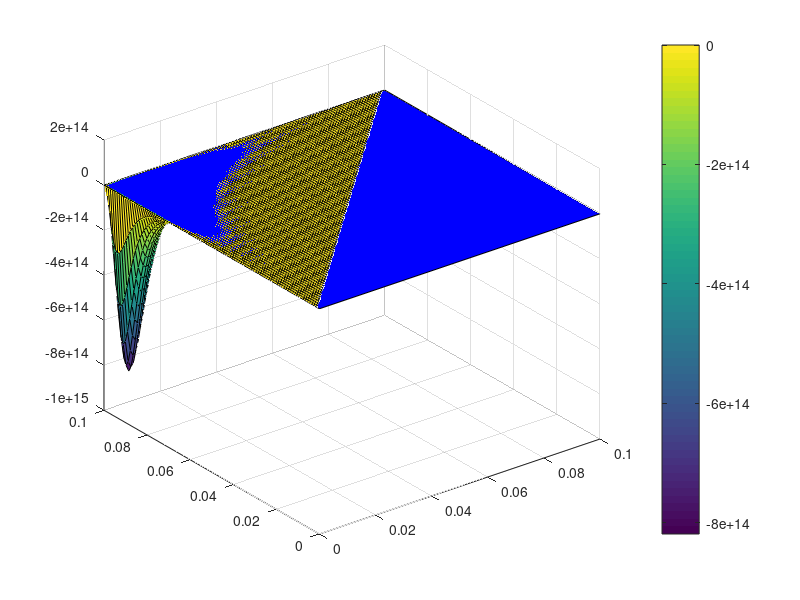

MATLAB code for this plot: (Note: this script raises an error after producing the figure.)
%% Analytically Verify 1D controllability
%  

close all
clear all
%% Visualize point dipole model %%
% KEY
% 

R = 0.01; % radius of coil, 1cm [m]
L = .1; % separation between 2 coils [m];
dx = 0.001; % resolution, 1mm

%% 
% idx = 1;
% for x1 = 0:dx:L-dx
%     for x2 = x1+dx:dx:L
%         x1vec(idx) = x1;
%         x2vec(idx) = x2;
%         z(idx) = (x1*x2-x1*L)/(R^4 + R^2*(x2-L)^2 + x1^2*(x2-L)^2 + x1^2*R^2)^(5/2) - (x1*x2 - x2*L)/(R^4 + R*x2^2 + x2^2*(x1-L)^2 + (x1-L)^2*R^2)^(5/2);
%         idx = idx + 1;
%     end
% end
% 
% plot3(x1vec,x2vec,z,'.b')

[x1,x2] = meshgrid([0:dx:L]);
z = (x1.*x2-x1*L)./((R^4 + R^2.*(x2-L).^2 + x1.^2.*(x2-L).^2 + x1.^2.*R.^2).^(5/2)) - (x1.*x2 - x2*L)./((R.^4 + R*2.*x2.^2 + x2.^2.*(x1-L).^2 + (x1-L).^2*R.^2).^(5/2));

% filter data
invalididx = find(x1(:)>=x2(:));
ij_invalididx = ind2sub(size(x1),invalididx);
x1(invalididx) = 0;
x2(invalididx) = 0;
z(invalididx) = NaN;

surf(x1,x2,z)
colorbar

hold on
% draw zero plane
plane(:,1) = [0,0,0];
plane(:,2) = [0,L,0];
plane(:,3) = [L,L,0];
plane(:,4) = [L,0,0];

fill3(plane(1,:),plane(2,:),plane(3,:),'b');
alpha(0.3);

%plot3(x1(z(:) == 0),x2(z(:) == 0),z(z(:) == 0),'ow')

title('det of matrix')
xlabel('x_1')
ylabel('x_2')
zlabel('det(A)')


figure
plot3(x1(z>0),x2(z>0),z(z>0),'.b')
hold on
plot3(x1(z<0),x2(z<0),z(z<0),'.r')
title('det of matrix')
xlabel('x_1')
ylabel('x_2')
zlabel('det(A)')
legend(['det>0';'det<0'])
%%%%
%% Given x1 and x2 solve for I1 and I2

inputx1 = 0.04;
inputx2 = 0.06;

[I1,I2] = solveforcurrent(inputx1,inputx2); 

fprintf('For a coil separation of L = %2.2f m with coils of radius R = %2.2f \n',L,R)
fprintf('To hold 2 magnets at x = %3.2f and %3.2f m\n',inputx1,inputx2)
fprintf('Current needed: I1 = %7.4f A, I2 = %7.4f A \n',I1,I2)

%% Plot for I1 and I2
idx = 1;
buffer = 3;
for x1 = buffer*dx:dx:L-buffer*dx
    for x2 = x1+10*dx:dx:L-buffer*dx
        x1vec(idx) = x1;
        x2vec(idx) = x2;
        [I1(idx),I2(idx)] = solveforcurrent(x1vec(idx),x2vec(idx)); 
        idx = idx + 1;
    end
end

figure
plot3(x1vec,x2vec,I1,'.b')
hold on
plot3(x1vec,x2vec,I2,'.r')
xlabel('x1')
ylabel('x2')
zlabel('Current')
legend(['I_1';'I_2'])